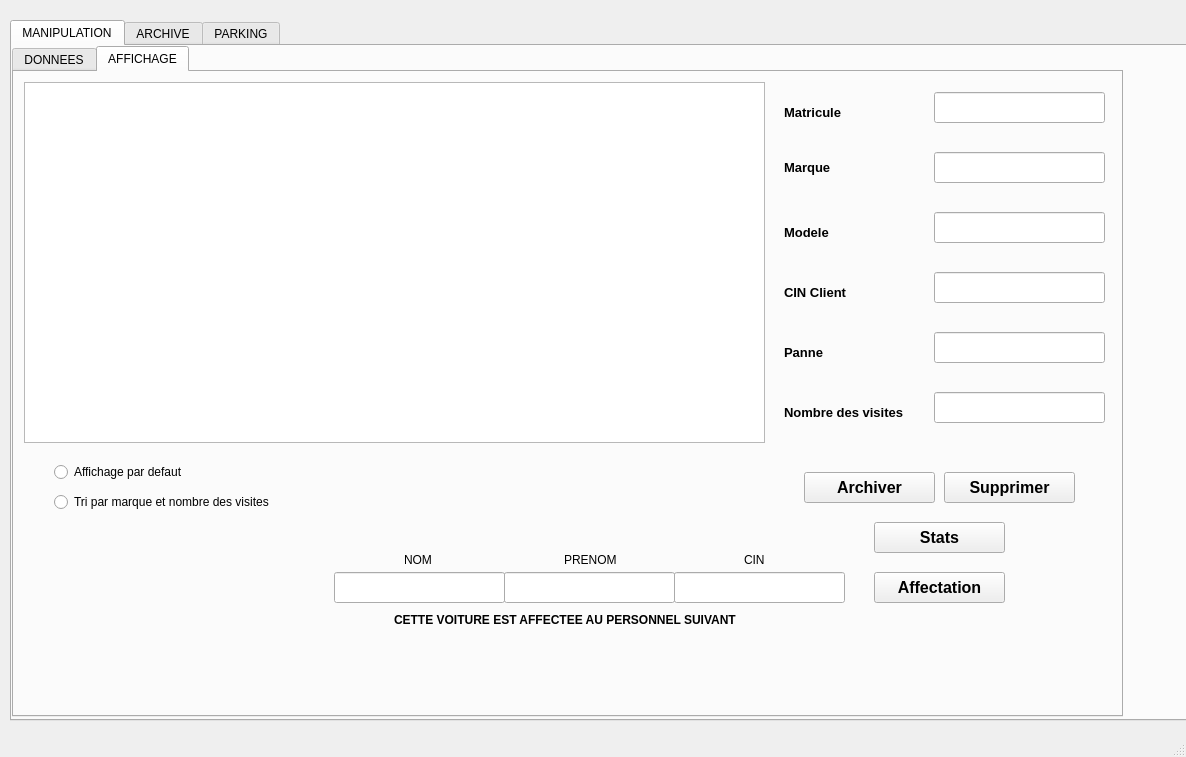
<?xml version="1.0" encoding="UTF-8"?>
<ui version="4.0">
 <class>MainWindowghayth</class>
 <widget class="QMainWindow" name="MainWindowghayth">
  <property name="geometry">
   <rect>
    <x>0</x>
    <y>0</y>
    <width>1186</width>
    <height>757</height>
   </rect>
  </property>
  <property name="windowTitle">
   <string>MainWindow</string>
  </property>
  <widget class="QWidget" name="centralwidget">
   <widget class="QTabWidget" name="tabWidget">
    <property name="geometry">
     <rect>
      <x>10</x>
      <y>20</y>
      <width>1471</width>
      <height>701</height>
     </rect>
    </property>
    <property name="currentIndex">
     <number>0</number>
    </property>
    <widget class="QWidget" name="tab">
     <attribute name="title">
      <string>MANIPULATION</string>
     </attribute>
     <widget class="QTabWidget" name="tabWidget_3">
      <property name="geometry">
       <rect>
        <x>0</x>
        <y>0</y>
        <width>1111</width>
        <height>671</height>
       </rect>
      </property>
      <property name="currentIndex">
       <number>1</number>
      </property>
      <widget class="QWidget" name="tab_5">
       <property name="styleSheet">
        <string notr="true"/>
       </property>
       <attribute name="title">
        <string>DONNEES</string>
       </attribute>
       <widget class="QLineEdit" name="matric">
        <property name="geometry">
         <rect>
          <x>210</x>
          <y>70</y>
          <width>171</width>
          <height>31</height>
         </rect>
        </property>
        <property name="styleSheet">
         <string notr="true"/>
        </property>
        <property name="text">
         <string/>
        </property>
       </widget>
       <widget class="QLabel" name="label">
        <property name="geometry">
         <rect>
          <x>20</x>
          <y>70</y>
          <width>91</width>
          <height>21</height>
         </rect>
        </property>
        <property name="font">
         <font>
          <pointsize>10</pointsize>
          <weight>75</weight>
          <bold>true</bold>
         </font>
        </property>
        <property name="styleSheet">
         <string notr="true"/>
        </property>
        <property name="text">
         <string>Matricule</string>
        </property>
       </widget>
       <widget class="QComboBox" name="gadour">
        <property name="geometry">
         <rect>
          <x>210</x>
          <y>140</y>
          <width>171</width>
          <height>31</height>
         </rect>
        </property>
        <property name="styleSheet">
         <string notr="true"/>
        </property>
       </widget>
       <widget class="QLabel" name="label_3">
        <property name="geometry">
         <rect>
          <x>20</x>
          <y>140</y>
          <width>71</width>
          <height>31</height>
         </rect>
        </property>
        <property name="font">
         <font>
          <pointsize>10</pointsize>
          <weight>75</weight>
          <bold>true</bold>
         </font>
        </property>
        <property name="text">
         <string>Marque</string>
        </property>
       </widget>
       <widget class="QComboBox" name="iyadh">
        <property name="geometry">
         <rect>
          <x>210</x>
          <y>210</y>
          <width>171</width>
          <height>31</height>
         </rect>
        </property>
       </widget>
       <widget class="QLabel" name="label_7">
        <property name="geometry">
         <rect>
          <x>20</x>
          <y>210</y>
          <width>111</width>
          <height>20</height>
         </rect>
        </property>
        <property name="font">
         <font>
          <pointsize>10</pointsize>
          <weight>75</weight>
          <bold>true</bold>
         </font>
        </property>
        <property name="styleSheet">
         <string notr="true"/>
        </property>
        <property name="text">
         <string>Modele</string>
        </property>
       </widget>
       <widget class="QComboBox" name="combo">
        <property name="geometry">
         <rect>
          <x>210</x>
          <y>280</y>
          <width>171</width>
          <height>31</height>
         </rect>
        </property>
       </widget>
       <widget class="QLabel" name="label_2">
        <property name="geometry">
         <rect>
          <x>20</x>
          <y>290</y>
          <width>181</width>
          <height>20</height>
         </rect>
        </property>
        <property name="font">
         <font>
          <pointsize>10</pointsize>
          <weight>75</weight>
          <bold>true</bold>
         </font>
        </property>
        <property name="styleSheet">
         <string notr="true"/>
        </property>
        <property name="text">
         <string>CIN du propriétaire</string>
        </property>
       </widget>
       <widget class="QLabel" name="label_6">
        <property name="geometry">
         <rect>
          <x>20</x>
          <y>360</y>
          <width>181</width>
          <height>20</height>
         </rect>
        </property>
        <property name="font">
         <font>
          <pointsize>10</pointsize>
          <weight>75</weight>
          <bold>true</bold>
         </font>
        </property>
        <property name="styleSheet">
         <string notr="true"/>
        </property>
        <property name="text">
         <string>Panne</string>
        </property>
       </widget>
       <widget class="QLineEdit" name="nbv">
        <property name="geometry">
         <rect>
          <x>210</x>
          <y>420</y>
          <width>171</width>
          <height>31</height>
         </rect>
        </property>
       </widget>
       <widget class="QLabel" name="label_5">
        <property name="geometry">
         <rect>
          <x>20</x>
          <y>430</y>
          <width>181</width>
          <height>20</height>
         </rect>
        </property>
        <property name="font">
         <font>
          <pointsize>10</pointsize>
          <weight>75</weight>
          <bold>true</bold>
         </font>
        </property>
        <property name="styleSheet">
         <string notr="true"/>
        </property>
        <property name="text">
         <string>Nombre des visites</string>
        </property>
       </widget>
       <widget class="QPushButton" name="pb_modifer">
        <property name="geometry">
         <rect>
          <x>290</x>
          <y>530</y>
          <width>131</width>
          <height>31</height>
         </rect>
        </property>
        <property name="font">
         <font>
          <pointsize>12</pointsize>
          <weight>75</weight>
          <bold>true</bold>
         </font>
        </property>
        <property name="cursor">
         <cursorShape>OpenHandCursor</cursorShape>
        </property>
        <property name="styleSheet">
         <string notr="true"/>
        </property>
        <property name="text">
         <string>Modifier</string>
        </property>
       </widget>
       <widget class="QPushButton" name="pb_ajouter">
        <property name="geometry">
         <rect>
          <x>130</x>
          <y>530</y>
          <width>131</width>
          <height>31</height>
         </rect>
        </property>
        <property name="font">
         <font>
          <pointsize>12</pointsize>
          <weight>75</weight>
          <bold>true</bold>
         </font>
        </property>
        <property name="cursor">
         <cursorShape>OpenHandCursor</cursorShape>
        </property>
        <property name="styleSheet">
         <string notr="true"/>
        </property>
        <property name="text">
         <string>Ajouter</string>
        </property>
       </widget>
       <widget class="QComboBox" name="panne">
        <property name="geometry">
         <rect>
          <x>210</x>
          <y>350</y>
          <width>171</width>
          <height>31</height>
         </rect>
        </property>
       </widget>
      </widget>
      <widget class="QWidget" name="tab_6">
       <attribute name="title">
        <string>AFFICHAGE</string>
       </attribute>
       <widget class="QTableView" name="tabvoit">
        <property name="geometry">
         <rect>
          <x>10</x>
          <y>10</y>
          <width>741</width>
          <height>361</height>
         </rect>
        </property>
       </widget>
       <widget class="QLineEdit" name="b">
        <property name="geometry">
         <rect>
          <x>920</x>
          <y>200</y>
          <width>171</width>
          <height>31</height>
         </rect>
        </property>
        <property name="styleSheet">
         <string notr="true"/>
        </property>
        <property name="text">
         <string/>
        </property>
       </widget>
       <widget class="QLineEdit" name="c">
        <property name="geometry">
         <rect>
          <x>920</x>
          <y>80</y>
          <width>171</width>
          <height>31</height>
         </rect>
        </property>
        <property name="styleSheet">
         <string notr="true"/>
        </property>
        <property name="text">
         <string/>
        </property>
       </widget>
       <widget class="QLineEdit" name="d">
        <property name="geometry">
         <rect>
          <x>920</x>
          <y>260</y>
          <width>171</width>
          <height>31</height>
         </rect>
        </property>
        <property name="styleSheet">
         <string notr="true"/>
        </property>
        <property name="text">
         <string/>
        </property>
       </widget>
       <widget class="QLineEdit" name="e">
        <property name="geometry">
         <rect>
          <x>920</x>
          <y>320</y>
          <width>171</width>
          <height>31</height>
         </rect>
        </property>
        <property name="styleSheet">
         <string notr="true"/>
        </property>
        <property name="text">
         <string/>
        </property>
       </widget>
       <widget class="QLineEdit" name="f">
        <property name="geometry">
         <rect>
          <x>920</x>
          <y>140</y>
          <width>171</width>
          <height>31</height>
         </rect>
        </property>
        <property name="styleSheet">
         <string notr="true"/>
        </property>
        <property name="text">
         <string/>
        </property>
       </widget>
       <widget class="QLineEdit" name="matric_2">
        <property name="geometry">
         <rect>
          <x>920</x>
          <y>20</y>
          <width>171</width>
          <height>31</height>
         </rect>
        </property>
        <property name="styleSheet">
         <string notr="true"/>
        </property>
        <property name="text">
         <string/>
        </property>
       </widget>
       <widget class="QPushButton" name="pb_sup">
        <property name="geometry">
         <rect>
          <x>930</x>
          <y>400</y>
          <width>131</width>
          <height>31</height>
         </rect>
        </property>
        <property name="font">
         <font>
          <pointsize>12</pointsize>
          <weight>75</weight>
          <bold>true</bold>
         </font>
        </property>
        <property name="cursor">
         <cursorShape>OpenHandCursor</cursorShape>
        </property>
        <property name="styleSheet">
         <string notr="true"/>
        </property>
        <property name="text">
         <string>Supprimer</string>
        </property>
       </widget>
       <widget class="QPushButton" name="pb_archv">
        <property name="geometry">
         <rect>
          <x>790</x>
          <y>400</y>
          <width>131</width>
          <height>31</height>
         </rect>
        </property>
        <property name="font">
         <font>
          <pointsize>12</pointsize>
          <weight>75</weight>
          <bold>true</bold>
         </font>
        </property>
        <property name="cursor">
         <cursorShape>OpenHandCursor</cursorShape>
        </property>
        <property name="styleSheet">
         <string notr="true"/>
        </property>
        <property name="text">
         <string>Archiver</string>
        </property>
       </widget>
       <widget class="QRadioButton" name="trimarque">
        <property name="geometry">
         <rect>
          <x>40</x>
          <y>420</y>
          <width>291</width>
          <height>20</height>
         </rect>
        </property>
        <property name="text">
         <string>Tri par marque et nombre des visites</string>
        </property>
       </widget>
       <widget class="QRadioButton" name="defaut">
        <property name="geometry">
         <rect>
          <x>40</x>
          <y>390</y>
          <width>171</width>
          <height>20</height>
         </rect>
        </property>
        <property name="text">
         <string>Affichage par defaut</string>
        </property>
       </widget>
       <widget class="QPushButton" name="pb_affecter">
        <property name="geometry">
         <rect>
          <x>860</x>
          <y>500</y>
          <width>131</width>
          <height>31</height>
         </rect>
        </property>
        <property name="font">
         <font>
          <pointsize>12</pointsize>
          <weight>75</weight>
          <bold>true</bold>
         </font>
        </property>
        <property name="cursor">
         <cursorShape>OpenHandCursor</cursorShape>
        </property>
        <property name="styleSheet">
         <string notr="true"/>
        </property>
        <property name="text">
         <string>Affectation</string>
        </property>
       </widget>
       <widget class="QLineEdit" name="nomemp">
        <property name="geometry">
         <rect>
          <x>320</x>
          <y>500</y>
          <width>171</width>
          <height>31</height>
         </rect>
        </property>
        <property name="styleSheet">
         <string notr="true"/>
        </property>
        <property name="text">
         <string/>
        </property>
       </widget>
       <widget class="QLineEdit" name="prenomemp">
        <property name="geometry">
         <rect>
          <x>490</x>
          <y>500</y>
          <width>171</width>
          <height>31</height>
         </rect>
        </property>
        <property name="styleSheet">
         <string notr="true"/>
        </property>
        <property name="text">
         <string/>
        </property>
       </widget>
       <widget class="QLabel" name="label_4">
        <property name="geometry">
         <rect>
          <x>390</x>
          <y>480</y>
          <width>56</width>
          <height>16</height>
         </rect>
        </property>
        <property name="text">
         <string>NOM</string>
        </property>
       </widget>
       <widget class="QLabel" name="label_8">
        <property name="geometry">
         <rect>
          <x>550</x>
          <y>480</y>
          <width>56</width>
          <height>16</height>
         </rect>
        </property>
        <property name="text">
         <string>PRENOM</string>
        </property>
       </widget>
       <widget class="QLineEdit" name="cinemp">
        <property name="geometry">
         <rect>
          <x>660</x>
          <y>500</y>
          <width>171</width>
          <height>31</height>
         </rect>
        </property>
        <property name="styleSheet">
         <string notr="true"/>
        </property>
        <property name="text">
         <string/>
        </property>
       </widget>
       <widget class="QLabel" name="cine">
        <property name="geometry">
         <rect>
          <x>730</x>
          <y>480</y>
          <width>56</width>
          <height>16</height>
         </rect>
        </property>
        <property name="text">
         <string>CIN</string>
        </property>
       </widget>
       <widget class="QLabel" name="label_9">
        <property name="geometry">
         <rect>
          <x>380</x>
          <y>540</y>
          <width>441</width>
          <height>16</height>
         </rect>
        </property>
        <property name="font">
         <font>
          <pointsize>9</pointsize>
          <weight>75</weight>
          <bold>true</bold>
         </font>
        </property>
        <property name="text">
         <string>CETTE VOITURE EST AFFECTEE AU PERSONNEL SUIVANT</string>
        </property>
       </widget>
       <widget class="QLabel" name="label_10">
        <property name="geometry">
         <rect>
          <x>770</x>
          <y>30</y>
          <width>91</width>
          <height>21</height>
         </rect>
        </property>
        <property name="font">
         <font>
          <pointsize>10</pointsize>
          <weight>75</weight>
          <bold>true</bold>
         </font>
        </property>
        <property name="styleSheet">
         <string notr="true"/>
        </property>
        <property name="text">
         <string>Matricule</string>
        </property>
       </widget>
       <widget class="QLabel" name="label_11">
        <property name="geometry">
         <rect>
          <x>770</x>
          <y>80</y>
          <width>71</width>
          <height>31</height>
         </rect>
        </property>
        <property name="font">
         <font>
          <pointsize>10</pointsize>
          <weight>75</weight>
          <bold>true</bold>
         </font>
        </property>
        <property name="text">
         <string>Marque</string>
        </property>
       </widget>
       <widget class="QLabel" name="label_12">
        <property name="geometry">
         <rect>
          <x>770</x>
          <y>150</y>
          <width>111</width>
          <height>20</height>
         </rect>
        </property>
        <property name="font">
         <font>
          <pointsize>10</pointsize>
          <weight>75</weight>
          <bold>true</bold>
         </font>
        </property>
        <property name="styleSheet">
         <string notr="true"/>
        </property>
        <property name="text">
         <string>Modele</string>
        </property>
       </widget>
       <widget class="QLabel" name="label_13">
        <property name="geometry">
         <rect>
          <x>770</x>
          <y>210</y>
          <width>181</width>
          <height>20</height>
         </rect>
        </property>
        <property name="font">
         <font>
          <pointsize>10</pointsize>
          <weight>75</weight>
          <bold>true</bold>
         </font>
        </property>
        <property name="styleSheet">
         <string notr="true"/>
        </property>
        <property name="text">
         <string>CIN Client</string>
        </property>
       </widget>
       <widget class="QLabel" name="label_14">
        <property name="geometry">
         <rect>
          <x>770</x>
          <y>270</y>
          <width>181</width>
          <height>20</height>
         </rect>
        </property>
        <property name="font">
         <font>
          <pointsize>10</pointsize>
          <weight>75</weight>
          <bold>true</bold>
         </font>
        </property>
        <property name="styleSheet">
         <string notr="true"/>
        </property>
        <property name="text">
         <string>Panne</string>
        </property>
       </widget>
       <widget class="QLabel" name="label_15">
        <property name="geometry">
         <rect>
          <x>770</x>
          <y>330</y>
          <width>181</width>
          <height>20</height>
         </rect>
        </property>
        <property name="font">
         <font>
          <pointsize>10</pointsize>
          <weight>75</weight>
          <bold>true</bold>
         </font>
        </property>
        <property name="styleSheet">
         <string notr="true"/>
        </property>
        <property name="text">
         <string>Nombre des visites</string>
        </property>
       </widget>
       <widget class="QPushButton" name="pb_archv_2">
        <property name="geometry">
         <rect>
          <x>860</x>
          <y>450</y>
          <width>131</width>
          <height>31</height>
         </rect>
        </property>
        <property name="font">
         <font>
          <pointsize>12</pointsize>
          <weight>75</weight>
          <bold>true</bold>
         </font>
        </property>
        <property name="cursor">
         <cursorShape>OpenHandCursor</cursorShape>
        </property>
        <property name="styleSheet">
         <string notr="true"/>
        </property>
        <property name="text">
         <string>Stats</string>
        </property>
       </widget>
      </widget>
     </widget>
    </widget>
    <widget class="QWidget" name="tab_2">
     <attribute name="title">
      <string>ARCHIVE</string>
     </attribute>
     <widget class="QTabWidget" name="tabWidget_2">
      <property name="geometry">
       <rect>
        <x>0</x>
        <y>0</y>
        <width>1231</width>
        <height>671</height>
       </rect>
      </property>
      <property name="currentIndex">
       <number>0</number>
      </property>
      <widget class="QWidget" name="tab_3">
       <attribute name="title">
        <string>OPERATIONS</string>
       </attribute>
       <widget class="QLineEdit" name="mat">
        <property name="geometry">
         <rect>
          <x>930</x>
          <y>40</y>
          <width>161</width>
          <height>31</height>
         </rect>
        </property>
       </widget>
       <widget class="QLineEdit" name="mar">
        <property name="geometry">
         <rect>
          <x>930</x>
          <y>100</y>
          <width>161</width>
          <height>31</height>
         </rect>
        </property>
       </widget>
       <widget class="QPushButton" name="restaurer">
        <property name="geometry">
         <rect>
          <x>760</x>
          <y>430</y>
          <width>151</width>
          <height>28</height>
         </rect>
        </property>
        <property name="text">
         <string>Restaurer</string>
        </property>
       </widget>
       <widget class="QPushButton" name="sup_arch">
        <property name="geometry">
         <rect>
          <x>850</x>
          <y>470</y>
          <width>151</width>
          <height>28</height>
         </rect>
        </property>
        <property name="text">
         <string>Vider l'archive</string>
        </property>
       </widget>
       <widget class="QPushButton" name="sup1_arch">
        <property name="geometry">
         <rect>
          <x>940</x>
          <y>430</y>
          <width>151</width>
          <height>28</height>
         </rect>
        </property>
        <property name="text">
         <string>Supprimer de l'archive</string>
        </property>
       </widget>
       <widget class="QTableView" name="tabzarch">
        <property name="geometry">
         <rect>
          <x>10</x>
          <y>10</y>
          <width>741</width>
          <height>361</height>
         </rect>
        </property>
       </widget>
       <widget class="QLineEdit" name="mod">
        <property name="geometry">
         <rect>
          <x>930</x>
          <y>160</y>
          <width>161</width>
          <height>31</height>
         </rect>
        </property>
       </widget>
       <widget class="QLineEdit" name="cin">
        <property name="geometry">
         <rect>
          <x>930</x>
          <y>340</y>
          <width>161</width>
          <height>31</height>
         </rect>
        </property>
       </widget>
       <widget class="QLineEdit" name="pan">
        <property name="geometry">
         <rect>
          <x>930</x>
          <y>220</y>
          <width>161</width>
          <height>31</height>
         </rect>
        </property>
       </widget>
       <widget class="QLineEdit" name="vis">
        <property name="geometry">
         <rect>
          <x>930</x>
          <y>280</y>
          <width>161</width>
          <height>31</height>
         </rect>
        </property>
       </widget>
       <widget class="QLabel" name="label_21">
        <property name="geometry">
         <rect>
          <x>780</x>
          <y>100</y>
          <width>71</width>
          <height>31</height>
         </rect>
        </property>
        <property name="font">
         <font>
          <pointsize>10</pointsize>
          <weight>75</weight>
          <bold>true</bold>
         </font>
        </property>
        <property name="text">
         <string>Marque</string>
        </property>
       </widget>
       <widget class="QLabel" name="label_17">
        <property name="geometry">
         <rect>
          <x>780</x>
          <y>170</y>
          <width>111</width>
          <height>20</height>
         </rect>
        </property>
        <property name="font">
         <font>
          <pointsize>10</pointsize>
          <weight>75</weight>
          <bold>true</bold>
         </font>
        </property>
        <property name="styleSheet">
         <string notr="true"/>
        </property>
        <property name="text">
         <string>Modele</string>
        </property>
       </widget>
       <widget class="QLabel" name="label_20">
        <property name="geometry">
         <rect>
          <x>780</x>
          <y>230</y>
          <width>181</width>
          <height>20</height>
         </rect>
        </property>
        <property name="font">
         <font>
          <pointsize>10</pointsize>
          <weight>75</weight>
          <bold>true</bold>
         </font>
        </property>
        <property name="styleSheet">
         <string notr="true"/>
        </property>
        <property name="text">
         <string>CIN Client</string>
        </property>
       </widget>
       <widget class="QLabel" name="label_16">
        <property name="geometry">
         <rect>
          <x>780</x>
          <y>350</y>
          <width>181</width>
          <height>20</height>
         </rect>
        </property>
        <property name="font">
         <font>
          <pointsize>10</pointsize>
          <weight>75</weight>
          <bold>true</bold>
         </font>
        </property>
        <property name="styleSheet">
         <string notr="true"/>
        </property>
        <property name="text">
         <string>Visites</string>
        </property>
       </widget>
       <widget class="QLabel" name="label_19">
        <property name="geometry">
         <rect>
          <x>780</x>
          <y>50</y>
          <width>91</width>
          <height>21</height>
         </rect>
        </property>
        <property name="font">
         <font>
          <pointsize>10</pointsize>
          <weight>75</weight>
          <bold>true</bold>
         </font>
        </property>
        <property name="styleSheet">
         <string notr="true"/>
        </property>
        <property name="text">
         <string>Matricule</string>
        </property>
       </widget>
       <widget class="QLabel" name="label_18">
        <property name="geometry">
         <rect>
          <x>780</x>
          <y>290</y>
          <width>181</width>
          <height>20</height>
         </rect>
        </property>
        <property name="font">
         <font>
          <pointsize>10</pointsize>
          <weight>75</weight>
          <bold>true</bold>
         </font>
        </property>
        <property name="styleSheet">
         <string notr="true"/>
        </property>
        <property name="text">
         <string>Panne</string>
        </property>
       </widget>
       <zorder>mar</zorder>
       <zorder>mat</zorder>
       <zorder>restaurer</zorder>
       <zorder>sup_arch</zorder>
       <zorder>sup1_arch</zorder>
       <zorder>tabzarch</zorder>
       <zorder>mod</zorder>
       <zorder>cin</zorder>
       <zorder>pan</zorder>
       <zorder>vis</zorder>
       <zorder>label_21</zorder>
       <zorder>label_17</zorder>
       <zorder>label_20</zorder>
       <zorder>label_16</zorder>
       <zorder>label_19</zorder>
       <zorder>label_18</zorder>
      </widget>
     </widget>
    </widget>
    <widget class="QWidget" name="tab_4">
     <attribute name="title">
      <string>PARKING</string>
     </attribute>
     <widget class="QLabel" name="label_22">
      <property name="geometry">
       <rect>
        <x>140</x>
        <y>140</y>
        <width>56</width>
        <height>16</height>
       </rect>
      </property>
      <property name="font">
       <font>
        <pointsize>9</pointsize>
        <weight>75</weight>
        <bold>true</bold>
       </font>
      </property>
      <property name="text">
       <string>ID :</string>
      </property>
     </widget>
     <widget class="QLabel" name="label_23">
      <property name="geometry">
       <rect>
        <x>230</x>
        <y>140</y>
        <width>231</width>
        <height>31</height>
       </rect>
      </property>
      <property name="font">
       <font>
        <pointsize>9</pointsize>
        <weight>75</weight>
        <bold>true</bold>
       </font>
      </property>
      <property name="text">
       <string/>
      </property>
     </widget>
     <widget class="QLabel" name="label_24">
      <property name="geometry">
       <rect>
        <x>140</x>
        <y>270</y>
        <width>56</width>
        <height>16</height>
       </rect>
      </property>
      <property name="font">
       <font>
        <pointsize>9</pointsize>
        <weight>75</weight>
        <bold>true</bold>
       </font>
      </property>
      <property name="text">
       <string>ACCES :</string>
      </property>
     </widget>
     <widget class="QLabel" name="label_25">
      <property name="geometry">
       <rect>
        <x>240</x>
        <y>260</y>
        <width>231</width>
        <height>31</height>
       </rect>
      </property>
      <property name="font">
       <font>
        <pointsize>9</pointsize>
        <weight>75</weight>
        <bold>true</bold>
       </font>
      </property>
      <property name="text">
       <string/>
      </property>
     </widget>
     <widget class="QLabel" name="label_26">
      <property name="geometry">
       <rect>
        <x>320</x>
        <y>500</y>
        <width>581</width>
        <height>71</height>
       </rect>
      </property>
      <property name="font">
       <font>
        <pointsize>11</pointsize>
        <weight>75</weight>
        <bold>true</bold>
       </font>
      </property>
      <property name="text">
       <string/>
      </property>
     </widget>
     <widget class="QLabel" name="label_27">
      <property name="geometry">
       <rect>
        <x>440</x>
        <y>20</y>
        <width>271</width>
        <height>51</height>
       </rect>
      </property>
      <property name="font">
       <font>
        <pointsize>14</pointsize>
        <weight>75</weight>
        <bold>true</bold>
        <underline>true</underline>
       </font>
      </property>
      <property name="text">
       <string>PARKING :</string>
      </property>
     </widget>
    </widget>
   </widget>
  </widget>
  <widget class="QStatusBar" name="statusbar"/>
 </widget>
 <resources/>
 <connections/>
</ui>
